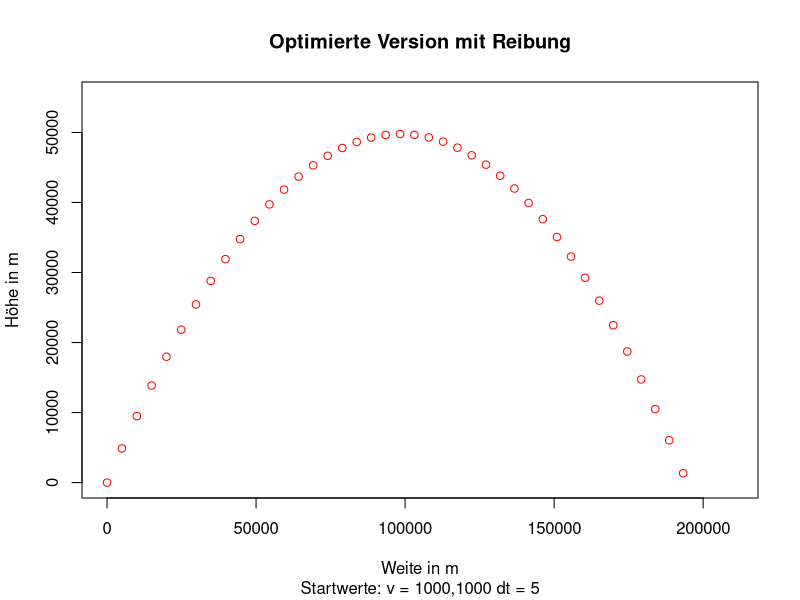

Source code (R):
finalplot <- read.table("../TextOutputs/finalplot.txt",
                            header = TRUE,
                            sep = ",",
                            dec = ".")

plot(x = 1,                 
     xlab = "Weite in m", 
     ylab = "Höhe in m",
     xlim = c(0, 210000), 
     ylim = c(0, 55000),
     main = "Optimierte Version mit Reibung",
     sub = "Startwerte: v = 1000,1000 dt = 5",
     type = "n")
points(finalplot$Ort_x, finalplot$Ort_y, col="red")